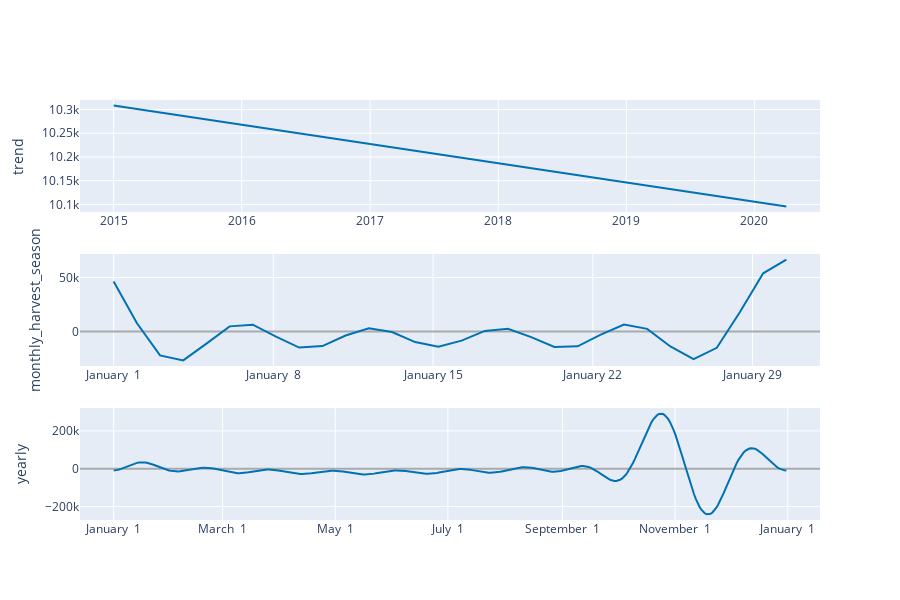

This figure's notebook cell:
### Code cell
plot_components_plotly(model, forecast)
